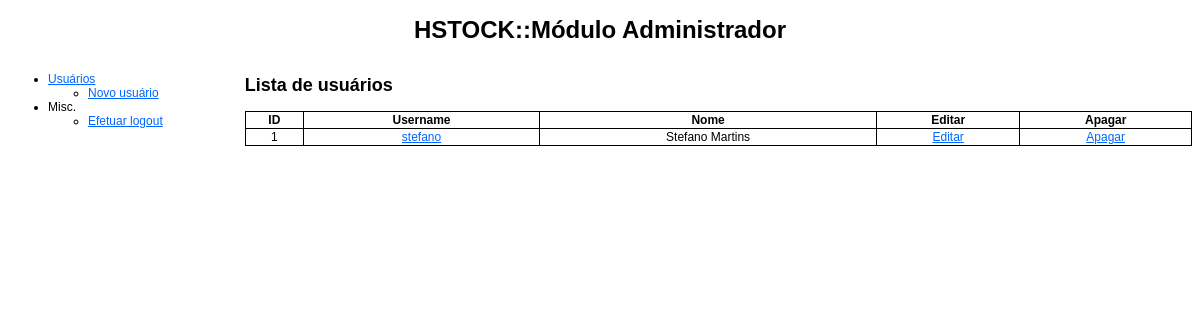
The app's page /admin/usuarios.php (signed in), older data.
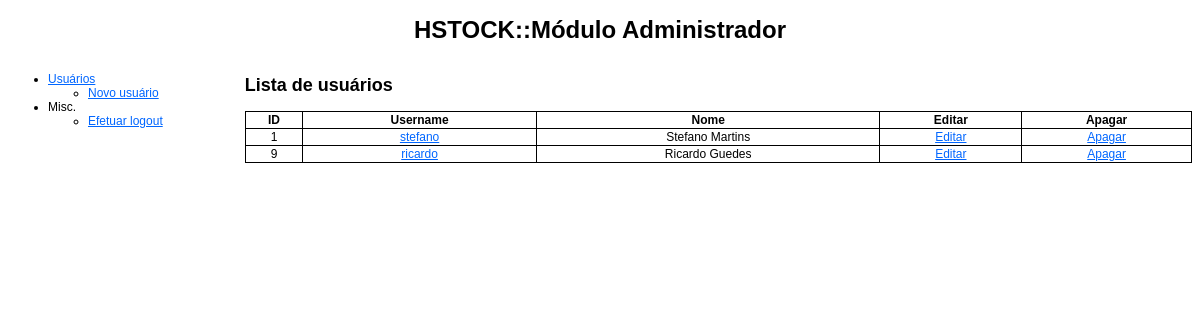
The same page, newer data.
### tables this page shows
CREATE TABLE IF NOT EXISTS `usuarios` (
  `id` int(11) NOT NULL AUTO_INCREMENT,
  `username` varchar(255) NOT NULL,
  `password` varchar(255) NOT NULL,
  `nome` varchar(255) NOT NULL,
  PRIMARY KEY (`id`),
  UNIQUE KEY `username` (`username`)
);

### admin/usuarios.php (the view, shortened to what this page needs)
<!DOCTYPE html PUBLIC "-//W3C//DTD XHTML 1.0 Transitional//EN" "http://www.w3.org/TR/xhtml1/DTD/xhtml1-transitional.dtd">
<html xmlns="http://www.w3.org/1999/xhtml">
    <head>
        <link href="estilos_hton.css" rel="stylesheet" type="text/css" />
    </head>
    <body>
   	<div id="header">
    	<h1>HSTOCK::Módulo Administrador</h1>
    </div>
    <div id="menu">
        <?php require_once('menu.php'); ?>
	</div>
    <div id="content">
    	<?php
			@$action = $_GET['action'];
			switch($action)
			{
					?>
					<?php
				default:
					?>
					<h2>Lista de usuários</h2>
                    <table class="content_table">
                    	<tr>
                        	<th>ID</th>
                            <th>Username</th>
                            <th>Nome</th>
                            <th>Editar</th>
                            <th>Apagar</th>
                        </tr>
                        <?php
						$c = new conexao;
						$c->set_charset('utf8');
						$q = "SELECT * FROM usuarios;";
						$r = $c->query($q);
						while($usuario = $r->fetch_object()): ?>
                        	<tr>
                            	<td><?php echo $usuario->id; ?></td>
                                <td><a href='usuarios.php?action=view&id=<?php echo $usuario->id; ?>'><?php echo $usuario->username; ?></a></td>
                                <td><?php echo $usuario->nome; ?></td>
                                <td><a href='usuarios.php?action=edit&id=<?php echo $usuario->id; ?>'>Editar</a></td>
                                <td><a href='usuarios.php?action=delete&id=<?php echo $usuario->id; ?>'>Apagar</a></td>
                            </tr>
                        <?php endwhile; ?>
                    </table>
					<?php
				break;
			}
		?>
    </div>
    </body>
</html>

### admin/menu.php
<ul>
  <li><a href="usuarios.php">Usuários</a>
    <ul>
      <li><a href="usuarios.php?action=add">Novo usuário</a></li>
    </ul>
  </li>
  <li>Misc.
    <ul>
      <li><a href="logout.php">Efetuar logout </a></li>
    </ul>
  </li>
  </ul>

### admin/estilos_hton.css (style rules this page uses)
#header { text-align: center; }
#menu { float: left; width: 19%; }
#content { float: right; width: 80%; }
#tabela_login, td, th { border-top-width: 1px; border-right-width: 1px; border-bottom-width: 1px; border-left-width: 1px; border-top-style: solid; border-right-style: solid; border-bottom-style: solid; border-left-style: solid; border-collapse:collapse; margin: auto; }
.content_table { width: 100%; }
.content_table, th, td { border: solid 1px; border-collapse:collapse; text-align:center; }
body { font-family: Arial, Helvetica, sans-serif; font-size: 12px; }
a:link, a:visited { text-decoration: underline; color: #06F; }

Row changes from the older to the newer data that the page shows:
added usuarios: id "9", username "ricardo", nome "Ricardo Guedes"
